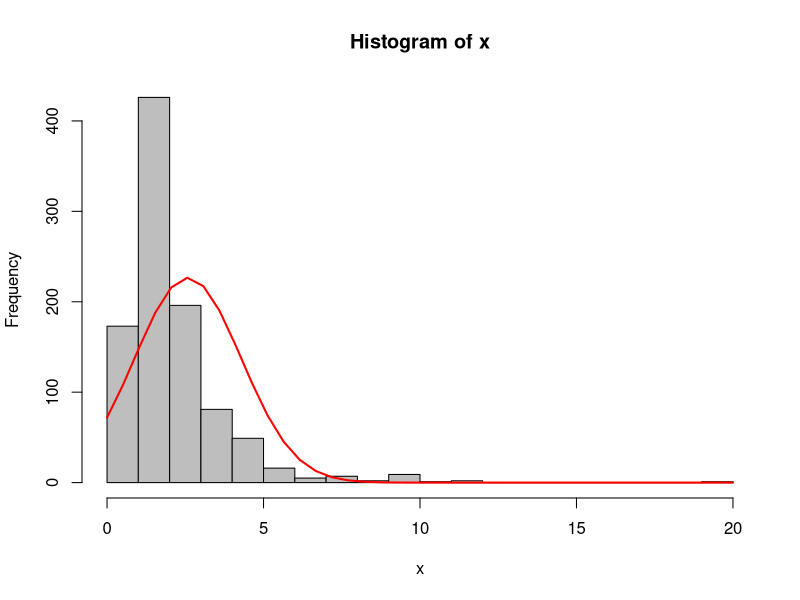
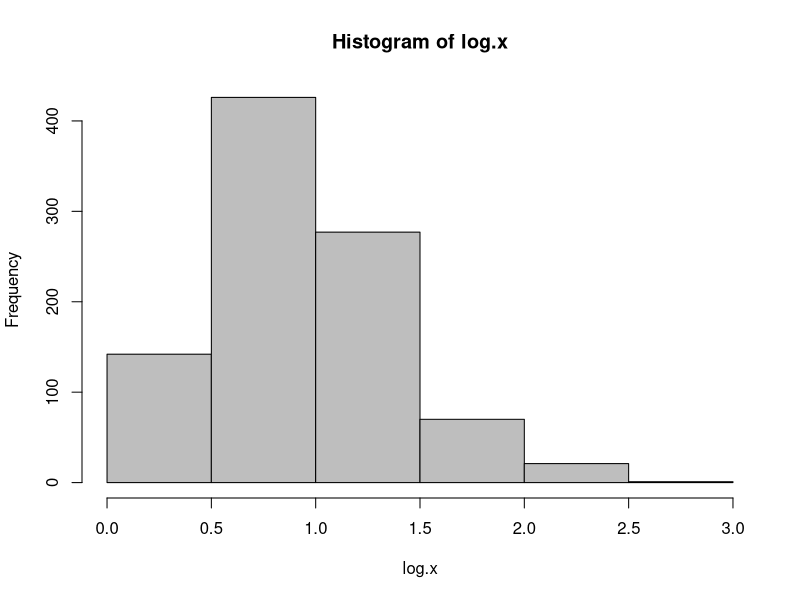
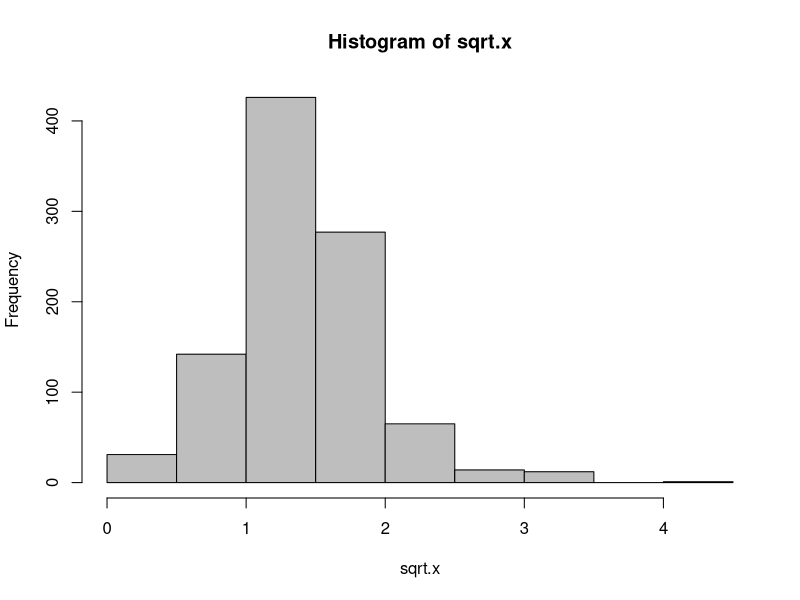
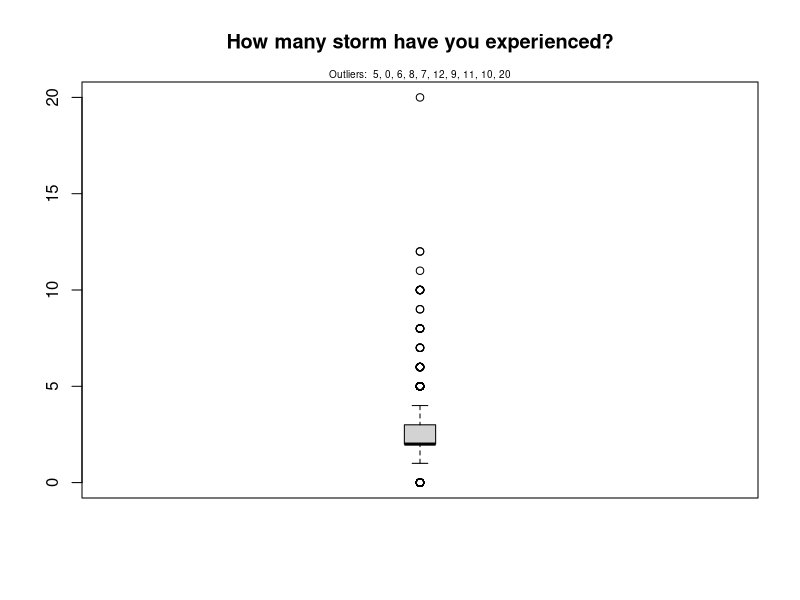
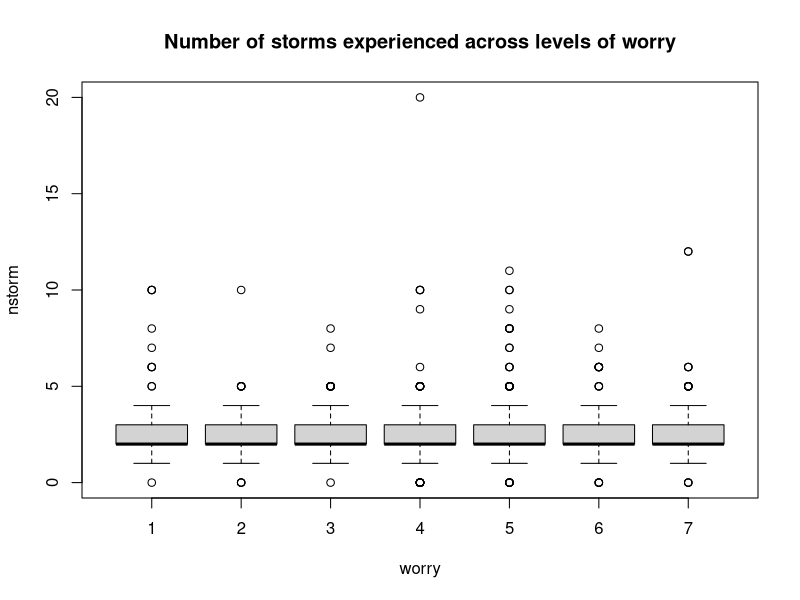

Recreate these plots in R, in order. (Note: this script raises an error after producing the figures.)
## ---- chunk 1
library(haven)
library(dplyr)
data <- read.csv('data/hurricane.csv', header=T)
data <- filter(data, !is.na(data$nstorm))
hurricane <- data
## ---- chunk 2
# Example of skewed data
{x <- data$nstorm
h <- hist(x, breaks=20, col="grey")
xfit <- seq(min(x), max(x), length=40)
yfit <- dnorm(xfit, mean=mean(x), sd=sd(x))
yfit <- yfit*diff(h$mids[1:2])*length(x)
lines(xfit, yfit, col="red", lwd=2)}

# Log-transformation
{log.x <- log(data$nstorm)
h <- hist(log.x, breaks = 10, col = "grey")}
## ---- chunk 3
# sqrt transformation
{sqrt.x <- sqrt(data$nstorm)
h <- hist(sqrt.x, breaks = 10, col = "grey")}
## ---- chunk 4
# For continuous variable
outlier_values <- unique(boxplot.stats(data$nstorm)$out)  # outlier values.
boxplot(data$nstorm, main="How many storm have you experienced?", boxwex=0.1)
mtext(paste("Outliers: ", paste(outlier_values, collapse=", ")), cex=0.6)
## ---- chunk 5
# For categorical variable
boxplot(nstorm ~ worry, data=data, main="Number of storms experienced across levels of worry")
## ---- chunk 6
x <- sample(1:nrow(data), 50, F)
data[x,'nstorm'] <- NA
data <- as_tibble(data)
## ---- chunk 7
anyNA(data$nstorm)
summary(data$nstorm)
## ---- chunk 8
tidyr::drop_na(data)
## ---- chunk 9
# Imputation using MICE
library(mice)

# Building the mice model
mice_model <- mice(select(data, zone, lat, long, nstorm), method="rf", printFlag=F)
# Predicting the missing values
# generate the completed data
mice_prediction <- complete(mice_model)
# checking for NAs
anyNA(mice_prediction)
## ---- chunk 10
# Visualizing the prediction
non_na_latitude <- data$lat[!is.na(data$nstorm)]
non_na_nstorm <- data$nstorm[!is.na(data$nstorm)]
na_latitude <- mice_prediction$lat[is.na(data$nstorm)]
na_nstorm <- mice_prediction$nstorm[is.na(data$nstorm)]
plot(non_na_nstorm, non_na_latitude, col="grey", pch="•", ylab="Latitude", xlab="Number of Storms Experienced")
points(na_nstorm, na_latitude, col="red", pch="•", cex=2)
legend("topright", c("Existing values", "Predicted missing values"), col=c("grey", "red"), pch="•", cex=1.5)
## ---- chunk 11
prediction <- data
na.observations <- is.na(data$nstorm)
prediction$nstorm[na.observations] <- median(prediction$nstorm[!na.observations])
# Visualizing the prediction
na_latitude <- prediction$lat[na.observations]
na_nstorm <- prediction$nstorm[na.observations]
plot(non_na_nstorm, non_na_latitude, col="grey", pch="•", ylab="Latitude", xlab="Number of Storms Experienced")
points(na_nstorm, na_latitude, col="red", pch="•", cex=2)
legend("topright", c("Existing values", "Predicted missing values"), col=c("grey", "red"), pch="•", cex=1.5)
## ---- chunk 12
getmode <- function(v) {
   uniqv <- unique(v)
   uniqv[which.max(tabulate(match(v, uniqv)))]
}
